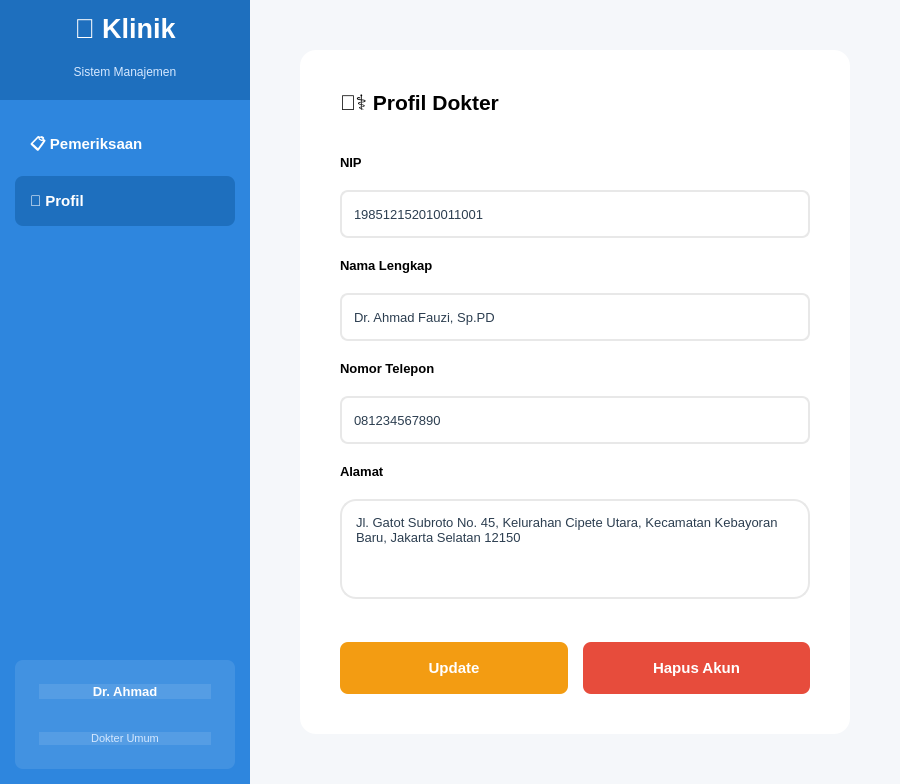
<?xml version="1.0" encoding="UTF-8"?>
<ui version="4.0">
 <class>FormProfilDokter</class>
 <widget class="QWidget" name="FormProfilDokter">
  <property name="geometry">
   <rect>
    <x>0</x>
    <y>0</y>
    <width>900</width>
    <height>784</height>
   </rect>
  </property>
  <property name="windowTitle">
   <string>Profil Dokter</string>
  </property>
  <property name="styleSheet">
   <string notr="true">QWidget{background:#F5F7FA}QLineEdit,QTextEdit{background:white;border:2px solid #E8E8E8;border-radius:8px;padding:10px;color:#2C3E50}QLineEdit:focus,QTextEdit:focus{border-color:#2E86DE}QPushButton{background:#2E86DE;color:white;border:none;border-radius:8px;padding:12px;font-weight:bold}QPushButton:hover{background:#54A0FF}QPushButton:pressed{background:#1E6FBE}</string>
  </property>
  <layout class="QHBoxLayout" name="mainLayout">
   <property name="spacing">
    <number>0</number>
   </property>
   <property name="leftMargin">
    <number>0</number>
   </property>
   <property name="topMargin">
    <number>0</number>
   </property>
   <property name="rightMargin">
    <number>0</number>
   </property>
   <property name="bottomMargin">
    <number>0</number>
   </property>
   <item>
    <widget class="QFrame" name="frameSidebar">
     <property name="minimumSize">
      <size>
       <width>250</width>
       <height>0</height>
      </size>
     </property>
     <property name="maximumSize">
      <size>
       <width>250</width>
       <height>16777215</height>
      </size>
     </property>
     <property name="styleSheet">
      <string notr="true">QFrame{background:#2E86DE;border:none}</string>
     </property>
     <layout class="QVBoxLayout" name="sidebarLayout">
      <property name="spacing">
       <number>0</number>
      </property>
      <property name="leftMargin">
       <number>0</number>
      </property>
      <property name="topMargin">
       <number>0</number>
      </property>
      <property name="rightMargin">
       <number>0</number>
      </property>
      <property name="bottomMargin">
       <number>0</number>
      </property>
      <item>
       <widget class="QFrame" name="frameLogoHeader">
        <property name="minimumSize">
         <size>
          <width>0</width>
          <height>100</height>
         </size>
        </property>
        <property name="styleSheet">
         <string notr="true">QFrame{background:#1E6FBE;border:none}</string>
        </property>
        <layout class="QVBoxLayout" name="logoLayout">
         <property name="spacing">
          <number>5</number>
         </property>
         <item>
          <widget class="QLabel" name="lblLogo">
           <property name="font">
            <font>
             <pointsize>20</pointsize>
             <weight>75</weight>
             <bold>true</bold>
            </font>
           </property>
           <property name="styleSheet">
            <string notr="true">color:white;</string>
           </property>
           <property name="text">
            <string>🏥 Klinik</string>
           </property>
           <property name="alignment">
            <set>Qt::AlignCenter</set>
           </property>
          </widget>
         </item>
         <item>
          <widget class="QLabel" name="lblSubtitle">
           <property name="font">
            <font>
             <pointsize>9</pointsize>
            </font>
           </property>
           <property name="styleSheet">
            <string notr="true">color:#D5E8FF;</string>
           </property>
           <property name="text">
            <string>Sistem Manajemen</string>
           </property>
           <property name="alignment">
            <set>Qt::AlignCenter</set>
           </property>
          </widget>
         </item>
        </layout>
       </widget>
      </item>
      <item>
       <widget class="QFrame" name="frameMenu">
        <property name="styleSheet">
         <string notr="true">QFrame{background:transparent;border:none}</string>
        </property>
        <layout class="QVBoxLayout" name="menuLayout">
         <property name="spacing">
          <number>5</number>
         </property>
         <property name="leftMargin">
          <number>15</number>
         </property>
         <property name="topMargin">
          <number>20</number>
         </property>
         <property name="rightMargin">
          <number>15</number>
         </property>
         <property name="bottomMargin">
          <number>10</number>
         </property>
         <item>
          <widget class="QPushButton" name="btnMenuPemeriksaan">
           <property name="minimumSize">
            <size>
             <width>0</width>
             <height>50</height>
            </size>
           </property>
           <property name="font">
            <font>
             <pointsize>11</pointsize>
             <weight>75</weight>
             <bold>true</bold>
            </font>
           </property>
           <property name="styleSheet">
            <string notr="true">QPushButton{background:transparent;color:white;border:none;border-radius:8px;padding:12px;text-align:left;padding-left:15px}QPushButton:hover{background:rgba(255,255,255,0.1)}QPushButton:pressed{background:rgba(255,255,255,0.2)}</string>
           </property>
           <property name="text">
            <string>📋 Pemeriksaan</string>
           </property>
          </widget>
         </item>
         <item>
          <widget class="QPushButton" name="btnMenuProfil">
           <property name="minimumSize">
            <size>
             <width>0</width>
             <height>50</height>
            </size>
           </property>
           <property name="font">
            <font>
             <pointsize>11</pointsize>
             <weight>75</weight>
             <bold>true</bold>
            </font>
           </property>
           <property name="styleSheet">
            <string notr="true">QPushButton{background:#1E6FBE;color:white;border:none;border-radius:8px;padding:12px;text-align:left;padding-left:15px}QPushButton:hover{background:#54A0FF}QPushButton:pressed{background:#1560A8}</string>
           </property>
           <property name="text">
            <string>👤 Profil</string>
           </property>
          </widget>
         </item>
        </layout>
       </widget>
      </item>
      <item>
       <spacer name="verticalSpacer">
        <property name="orientation">
         <enum>Qt::Vertical</enum>
        </property>
        <property name="sizeHint" stdset="0">
         <size>
          <width>20</width>
          <height>40</height>
         </size>
        </property>
       </spacer>
      </item>
      <item>
       <widget class="QFrame" name="frameUserInfo">
        <property name="minimumSize">
         <size>
          <width>0</width>
          <height>80</height>
         </size>
        </property>
        <property name="styleSheet">
         <string notr="true">QFrame{background:rgba(255,255,255,0.1);border:none;border-radius:8px;margin:15px}</string>
        </property>
        <layout class="QVBoxLayout" name="userInfoLayout">
         <property name="spacing">
          <number>3</number>
         </property>
         <item>
          <widget class="QLabel" name="lblUserName">
           <property name="font">
            <font>
             <pointsize>10</pointsize>
             <weight>75</weight>
             <bold>true</bold>
            </font>
           </property>
           <property name="styleSheet">
            <string notr="true">color:white;</string>
           </property>
           <property name="text">
            <string>Dr. Ahmad</string>
           </property>
           <property name="alignment">
            <set>Qt::AlignCenter</set>
           </property>
          </widget>
         </item>
         <item>
          <widget class="QLabel" name="lblUserRole">
           <property name="font">
            <font>
             <pointsize>8</pointsize>
            </font>
           </property>
           <property name="styleSheet">
            <string notr="true">color:#D5E8FF;</string>
           </property>
           <property name="text">
            <string>Dokter Umum</string>
           </property>
           <property name="alignment">
            <set>Qt::AlignCenter</set>
           </property>
          </widget>
         </item>
        </layout>
       </widget>
      </item>
     </layout>
    </widget>
   </item>
   <item>
    <layout class="QVBoxLayout" name="contentLayout">
     <property name="spacing">
      <number>30</number>
     </property>
     <property name="leftMargin">
      <number>50</number>
     </property>
     <property name="topMargin">
      <number>50</number>
     </property>
     <property name="rightMargin">
      <number>50</number>
     </property>
     <property name="bottomMargin">
      <number>50</number>
     </property>
     <item>
      <widget class="QFrame" name="frameProfile">
       <property name="styleSheet">
        <string notr="true">QFrame{background:white;border-radius:16px}</string>
       </property>
       <layout class="QVBoxLayout" name="profileLayout">
        <property name="spacing">
         <number>20</number>
        </property>
        <property name="leftMargin">
         <number>40</number>
        </property>
        <property name="topMargin">
         <number>40</number>
        </property>
        <property name="rightMargin">
         <number>40</number>
        </property>
        <property name="bottomMargin">
         <number>40</number>
        </property>
        <item>
         <widget class="QLabel" name="lblJudul">
          <property name="font">
           <font>
            <pointsize>16</pointsize>
            <weight>75</weight>
            <bold>true</bold>
           </font>
          </property>
          <property name="text">
           <string>👨‍⚕️ Profil Dokter</string>
          </property>
         </widget>
        </item>
        <item>
         <widget class="QFrame" name="lineTop">
          <property name="maximumSize">
           <size>
            <width>16777215</width>
            <height>2</height>
           </size>
          </property>
          <property name="styleSheet">
           <string notr="true">background:#E8E8E8;</string>
          </property>
         </widget>
        </item>
        <item>
         <layout class="QVBoxLayout" name="formLayout">
          <property name="spacing">
           <number>20</number>
          </property>
          <item>
           <widget class="QLabel" name="lblNIP">
            <property name="font">
             <font>
              <pointsize>10</pointsize>
              <weight>75</weight>
              <bold>true</bold>
             </font>
            </property>
            <property name="text">
             <string>NIP</string>
            </property>
           </widget>
          </item>
          <item>
           <widget class="QLineEdit" name="txtNIP">
            <property name="minimumSize">
             <size>
              <width>0</width>
              <height>48</height>
             </size>
            </property>
            <property name="font">
             <font>
              <pointsize>10</pointsize>
             </font>
            </property>
            <property name="text">
             <string>198512152010011001</string>
            </property>
           </widget>
          </item>
          <item>
           <widget class="QLabel" name="lblNama">
            <property name="font">
             <font>
              <pointsize>10</pointsize>
              <weight>75</weight>
              <bold>true</bold>
             </font>
            </property>
            <property name="text">
             <string>Nama Lengkap</string>
            </property>
           </widget>
          </item>
          <item>
           <widget class="QLineEdit" name="txtNama">
            <property name="minimumSize">
             <size>
              <width>0</width>
              <height>48</height>
             </size>
            </property>
            <property name="font">
             <font>
              <pointsize>10</pointsize>
             </font>
            </property>
            <property name="text">
             <string>Dr. Ahmad Fauzi, Sp.PD</string>
            </property>
           </widget>
          </item>
          <item>
           <widget class="QLabel" name="lblNoTelp">
            <property name="font">
             <font>
              <pointsize>10</pointsize>
              <weight>75</weight>
              <bold>true</bold>
             </font>
            </property>
            <property name="text">
             <string>Nomor Telepon</string>
            </property>
           </widget>
          </item>
          <item>
           <widget class="QLineEdit" name="txtNoTelp">
            <property name="minimumSize">
             <size>
              <width>0</width>
              <height>48</height>
             </size>
            </property>
            <property name="font">
             <font>
              <pointsize>10</pointsize>
             </font>
            </property>
            <property name="text">
             <string>081234567890</string>
            </property>
           </widget>
          </item>
          <item>
           <widget class="QLabel" name="lblAlamat">
            <property name="font">
             <font>
              <pointsize>10</pointsize>
              <weight>75</weight>
              <bold>true</bold>
             </font>
            </property>
            <property name="text">
             <string>Alamat</string>
            </property>
           </widget>
          </item>
          <item>
           <widget class="QTextEdit" name="txtAlamat">
            <property name="minimumSize">
             <size>
              <width>0</width>
              <height>100</height>
             </size>
            </property>
            <property name="maximumSize">
             <size>
              <width>16777215</width>
              <height>100</height>
             </size>
            </property>
            <property name="font">
             <font>
              <pointsize>10</pointsize>
             </font>
            </property>
            <property name="html">
             <string>&lt;!DOCTYPE HTML PUBLIC &quot;-//W3C//DTD HTML 4.0//EN&quot; &quot;http://www.w3.org/TR/REC-html40/strict.dtd&quot;&gt;
&lt;html&gt;&lt;head&gt;&lt;meta name=&quot;qrichtext&quot; content=&quot;1&quot; /&gt;&lt;style type=&quot;text/css&quot;&gt;
p, li { white-space: pre-wrap; }
&lt;/style&gt;&lt;/head&gt;&lt;body style=&quot; font-family:'MS Shell Dlg 2'; font-size:10pt; font-weight:400; font-style:normal;&quot;&gt;
&lt;p style=&quot; margin-top:0px; margin-bottom:0px; margin-left:0px; margin-right:0px; -qt-block-indent:0; text-indent:0px;&quot;&gt;Jl. Gatot Subroto No. 45, Kelurahan Cipete Utara, Kecamatan Kebayoran Baru, Jakarta Selatan 12150&lt;/p&gt;&lt;/body&gt;&lt;/html&gt;</string>
            </property>
           </widget>
          </item>
         </layout>
        </item>
        <item>
         <spacer name="verticalSpacer2">
          <property name="orientation">
           <enum>Qt::Vertical</enum>
          </property>
          <property name="sizeHint" stdset="0">
           <size>
            <width>20</width>
            <height>20</height>
           </size>
          </property>
         </spacer>
        </item>
        <item>
         <layout class="QHBoxLayout" name="layoutButton">
          <property name="spacing">
           <number>15</number>
          </property>
          <item>
           <widget class="QPushButton" name="btnUpdate">
            <property name="minimumSize">
             <size>
              <width>0</width>
              <height>52</height>
             </size>
            </property>
            <property name="font">
             <font>
              <pointsize>11</pointsize>
              <weight>75</weight>
              <bold>true</bold>
             </font>
            </property>
            <property name="styleSheet">
             <string notr="true">QPushButton{background:#F39C12;color:white}QPushButton:hover{background:#F5B041}QPushButton:pressed{background:#D68910}</string>
            </property>
            <property name="text">
             <string>Update</string>
            </property>
           </widget>
          </item>
          <item>
           <widget class="QPushButton" name="btnHapus">
            <property name="minimumSize">
             <size>
              <width>0</width>
              <height>52</height>
             </size>
            </property>
            <property name="font">
             <font>
              <pointsize>11</pointsize>
              <weight>75</weight>
              <bold>true</bold>
             </font>
            </property>
            <property name="styleSheet">
             <string notr="true">QPushButton{background:#E74C3C;color:white}QPushButton:hover{background:#EC7063}QPushButton:pressed{background:#C0392B}</string>
            </property>
            <property name="text">
             <string>Hapus Akun</string>
            </property>
           </widget>
          </item>
         </layout>
        </item>
       </layout>
      </widget>
     </item>
    </layout>
   </item>
  </layout>
 </widget>
 <resources/>
 <connections/>
</ui>
